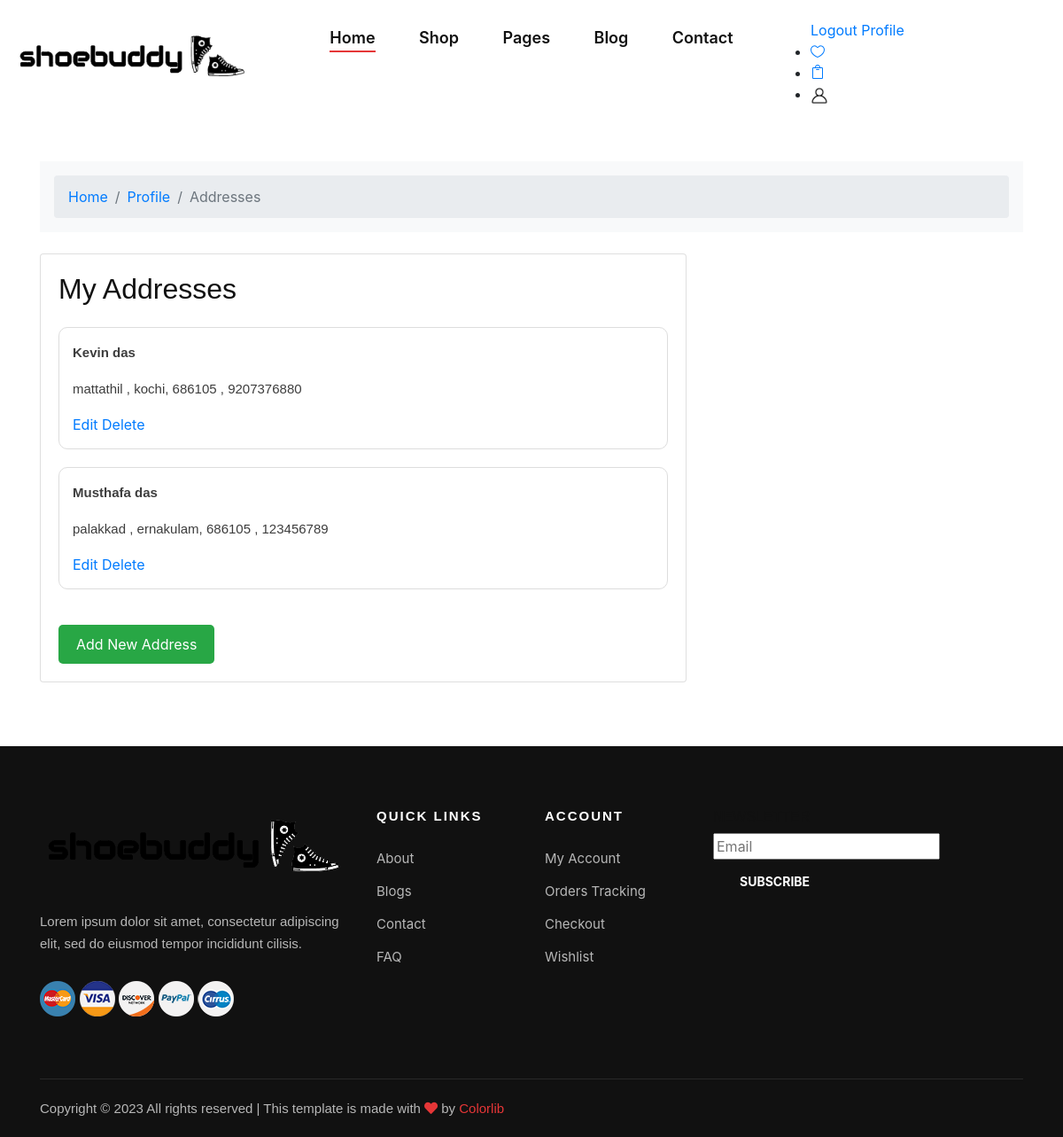
The page /address (signed in) on the database as committed earlier.
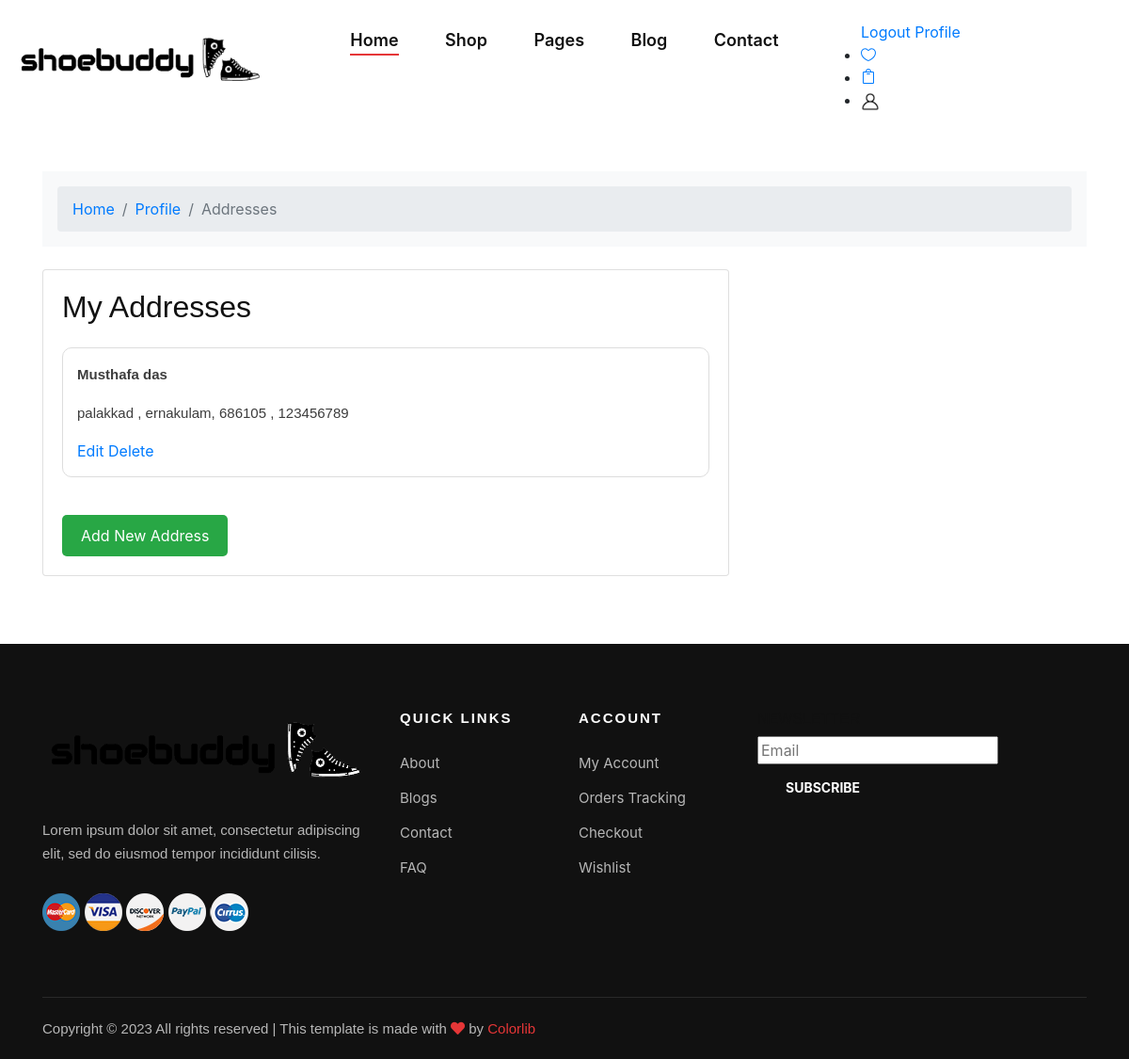
The same page on the database as committed later.
### ecommerce/models.py (models this page shows, shortened)
class Userprofile(models.Model):
    currentuser = models.ForeignKey(Account, on_delete=models.CASCADE, null=True, blank=True)
    firstname = models.CharField(max_length=100)
    lastname = models.CharField(max_length=100)
    email = models.EmailField(max_length=100, unique=False)
    mobile = models.CharField(max_length=15)
    password = models.CharField(max_length=100)
    is_blocked = models.BooleanField(default=False)
    homeaddress = models.TextField(default='')
    city = models.CharField(max_length=50, default='')
    pincode = models.IntegerField(default=0)
    is_default = models.BooleanField(default=True)

### ecommerce/views.py (the view)
# urls.py: path('address', views.address, name='address'),
def address(request):
    current_user = request.user
    addresses = Userprofile.objects.filter(currentuser=current_user)
    context = {
        'addresses': addresses
    }
    return render(request, 'usertemplates/address.html', context)

### templates/usertemplates/address.html (shortened to what this page needs)
{% extends "./base.html" %}
{% load static %}
{% block content %}
<html>
    <head>
        <link rel="stylesheet" href="https://cdn.jsdelivr.net/npm/bootstrap@4.4.1/dist/css/bootstrap.min.css">
    </head>
    <body>
        <section style="background-color: #ffffff;">
            <div class="container py-5">
                <div class="row">
                    <div class="col">
                        <nav aria-label="breadcrumb" class="bg-light rounded-3 p-3 mb-4">
                            <ol class="breadcrumb mb-0">
                                <li class="breadcrumb-item"><a href="/">Home</a></li>
                                <li class="breadcrumb-item"><a href="/profile">Profile</a></li>
                                <li class="breadcrumb-item active" aria-current="page">Addresses</li>
                            </ol>
                        </nav>
                    </div>
                </div>
                <div class="row">
                    <div class="col-lg-8">
                        <div class="card mb-4">
                            <div class="card-body">
                                <h2 class="mb-4">My Addresses</h2>
                                {% for address in addresses %}
                                    <div class="address-card">
                                        <p><strong>{{ address.firstname }} {{ address.lastname }}</strong></p>
                                        <p>{{ address.homeaddress }}, {{ address.city }}, {{ address.pincode }} , {{ address.mobile }}</p>
                                         <a href="{% url 'editaddress' id=address.id %}" class="select-link" data-id="{{ address.id }}">Edit </a>
                                         <a href="{% url 'deleteaddress' id=address.id %}" class="select-link" data-id="{{ address.id }}">Delete</a>
                                    </div>
                                {% endfor %}
                                <a href="/addaddress" class="add-address-button">Add New Address</a>
                            </div>
                        </div>
                    </div>
                </div>
            </div>
        </section>
    </body>
</html>
{% endblock %}

Rows that differ between the two databases and show on the page:
removed Userprofile: firstname "Kevin", lastname "das", homeaddress "mattathil", city "kochi", pincode "686105", mobile "9207376880"
